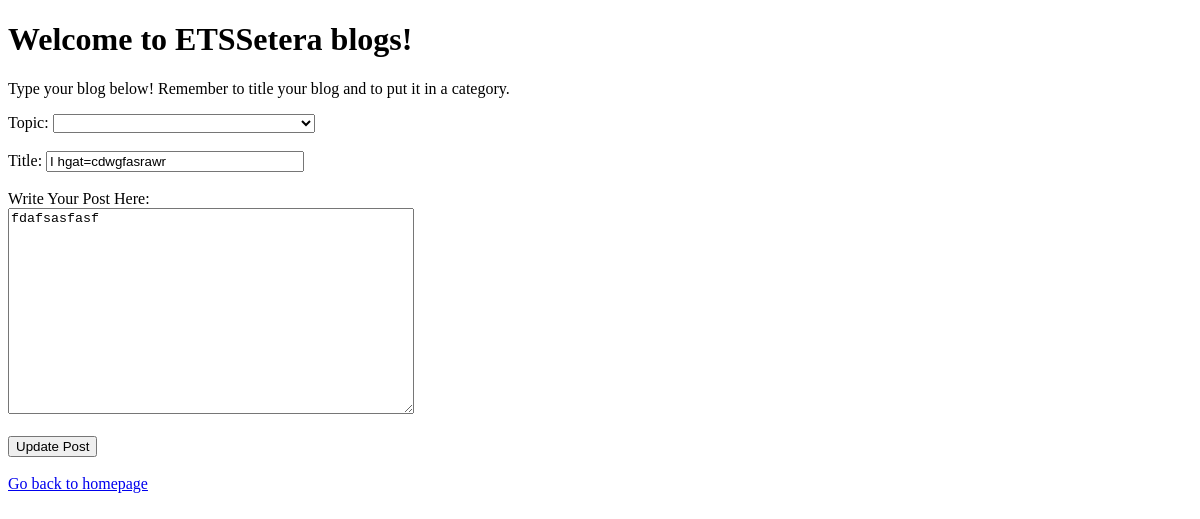
Before: /edit/1 (signed in) with the older database file.
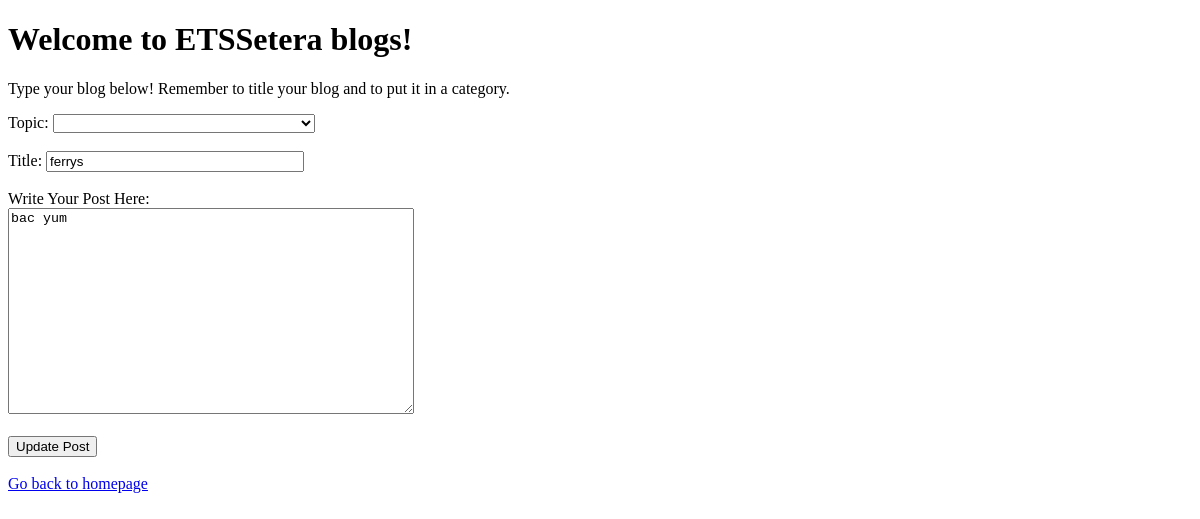
After: the same page with the newer database file.
### tables this page shows
CREATE TABLE blog ( username TEXT, title TEXT NOT NULL,  blog TEXT NOT NULL, topic TEXT NOT NULL);

### __init__.py (the view, shortened to what this page needs)
@app.route("/edit/<int:id>",  methods=["GET", "POST"])
def edit(id):
    if not blog.idExists(id):
        return redirect("/")
    elif not blog.isAuthor(session.get("username"), id):
        return redirect(f"/view/{id}")
    elif request.method == "GET":
        data = blog.getEntryById(id)
        return editpost(data, id)

### __init__.py (called while the page is built)
def editpost(data, id : int):
    return render_template('edit.html', post = data[3], title = data[2], topic = data[4], id=id)

### database.py (called while the page is built)
	def getEntryById(self, id : int): #ensuring param is int
		assert self.idExists(id) # WILL THROW AN ERROR IF THE ID DOESN'T EXIST!!!!!
		self._cursor.execute(f"SELECT rowid, * from {self._name} WHERE rowid={id} LIMIT 1;")
		data = self._cursor.fetchone()
		return data

	def isAuthor(self, username : str, id : int):
		assert self.idExists(id)# WILL THROW AN ERROR IF THE ID DOESN'T EXIST!!!!!
		return self.getEntryById(id)[1] == username

	def idExists(self, id : int):
			self._cursor.execute(f"SELECT rowid, * from {self._name} WHERE rowid={id} LIMIT 1;")
			data = self._cursor.fetchone()
			return data is not None

### templates/edit.html (shortened to what this page needs)
<!DOCTYPE html>
<html>
  <head>
  </head>
  <body>
     <h1>Welcome to ETSSetera blogs!</h1>
  </body>
  <body>
    Type your blog below! Remember to title your blog and to put it in a category.
  </body>
  <br>
  <form action="/edit/{{ id }}" method = "POST">
    <label for="topic">Topic:</label>
    <select name="topic" value="{{ topic }}"  id="topic">
      <option value="empty">  </option>
      <option value="Teachers">Teachers</option>
    </select>
    <br><br>
    <label for="title">Title:</label>
    <input type="text" value="{{ title }}" name="title" style="width: 250px;"></input>
    <br><br>
    <label for="postcontent">Write Your Post Here:</label>
    <br>
    <textarea name="postcontent" style="width: 400px; height: 200px;">{{ post }}</textarea>
    <br><br>
    <input type = "submit" value="Update Post">
    <br><br>
  </form>
  <a href="{{ url_for('loggedin') }}">Go back to homepage</a>
</html>

Changed rows visible on the page:
changed blog: title "I hgat=cdwgfasrawr" → "ferrys"; postcontent "fdafsasfasf" → "bac yum"
